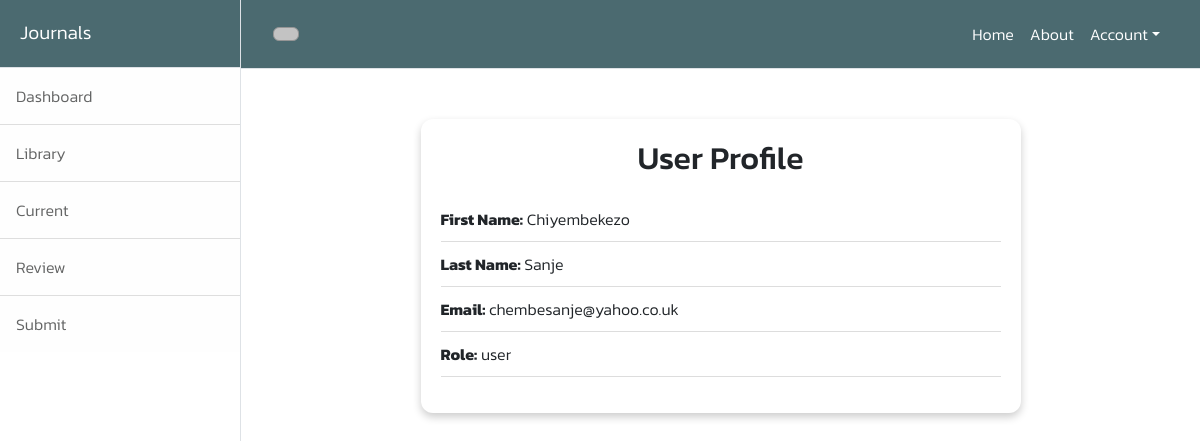
/appadmin/viewprofile.php (signed in), run on the app's committed database.
### tables this page shows
CREATE TABLE IF NOT EXISTS `users` (
  `id` int NOT NULL AUTO_INCREMENT,
  `firstname` varchar(50) NOT NULL,
  `lastname` varchar(50) NOT NULL,
  `email` varchar(100) NOT NULL,
  `passkey` varchar(255) NOT NULL,
  `role` varchar(255) DEFAULT 'user',
  PRIMARY KEY (`id`)
);

### appadmin/viewprofile.php (the view, shortened to what this page needs)
<?php
$servername = "localhost";
$username = "root";
$password = "";
$dbname = "journals";
$user_email = $_SESSION['email'];
$conn = new mysqli($servername, $username, $password, $dbname);
$sql = "SELECT firstname, lastname, email, role FROM users WHERE email = ?";
$stmt = $conn->prepare($sql);
$stmt->bind_param("s", $user_email);
$stmt->execute();
$result = $stmt->get_result();
$user = $result->fetch_assoc();
?>
<!DOCTYPE html>
<html lang="en">
<head>
    <link href="../css/main.css" rel="stylesheet" />
    <link rel="stylesheet" href="../css/login.css">
</head>
<body>
    <div class="d-flex" id="wrapper">
        <div class="border-end bg-white" id="sidebar-wrapper">
            <div class="sidebar-heading border-bottom bg-light" style="color:white">Journals</div>
            <div class="list-group list-group-flush">
                <a class="list-group-item list-group-item-action list-group-item-light p-3" href="Dashboard.php">Dashboard</a>
                <a class="list-group-item list-group-item-action list-group-item-light p-3" href="Library.php">Library</a>
                <a class="list-group-item list-group-item-action list-group-item-light p-3" href="current.php">Current</a>
                <a class="list-group-item list-group-item-action list-group-item-light p-3" href="Review.php">Review</a>
                <a class="list-group-item list-group-item-action list-group-item-light p-3" href="Submit.php">Submit</a>
            </div>
        </div>
        <div id="page-content-wrapper">
            <nav class="navbar navbar-expand-lg navbar-light bg-light border-bottom">
                <div class="container-fluid">
                    <button class="btn btn-primary" id="sidebarToggle"></button>
                    <div class="collapse navbar-collapse" id="navbarSupportedContent" style="color: white;">
                        <ul class="navbar-nav ms-auto mt-2 mt-lg-0">
                            <li class="nav-item active"><a class="nav-link" href="Dashboard.php" style="color: white;">Home</a></li>
                            <li class="nav-item"><a class="nav-link" href="About.php" style="color: white;">About</a></li>
                            <li class="nav-item dropdown">
                                <a class="nav-link dropdown-toggle" id="navbarDropdown" href="#" role="button" data-bs-toggle="dropdown" aria-haspopup="true" aria-expanded="false" style="color: white;">Account</a>
                            </li>
                        </ul>
                    </div>
                </div>
            </nav>
            <div class="container-fluid">
                <div class="profile-container">
                    <div class="profile-header">
                        <h2>User Profile</h2>
                    </div>
                    <ul class="profile-details">
                        <li><span>First Name:</span> <?php echo htmlspecialchars($user['firstname']); ?></li>
                        <li><span>Last Name:</span> <?php echo htmlspecialchars($user['lastname']); ?></li>
                        <li><span>Email:</span> <?php echo htmlspecialchars($user['email']); ?></li>
                        <li><span>Role:</span> <?php echo htmlspecialchars($user['role']); ?></li>
                    </ul>
                </div>
            </div>
        </div>
    </div>
</body>
</html>

### appadmin/viewprofile.php (style rules this page uses)
body { font-family: "Kanit", sans-serif; font-weight: 300; font-style: normal; }
.profile-container { max-width: 600px; margin: 50px auto; padding: 20px; box-shadow: 0 4px 8px 0 rgba(0, 0, 0, 0.2); border-radius: 12px; background-color: #ffffff; }
.profile-header { text-align: center; margin-bottom: 20px; }
.profile-details { list-style: none; padding: 0; }
.profile-details li { padding: 10px 0; border-bottom: 1px solid #ddd; }
.profile-details li span { font-weight: bold; }

### data on the page
users: firstname "Chiyembekezo", lastname "Sanje", email "chembesanje@yahoo.co.uk", role "user"
